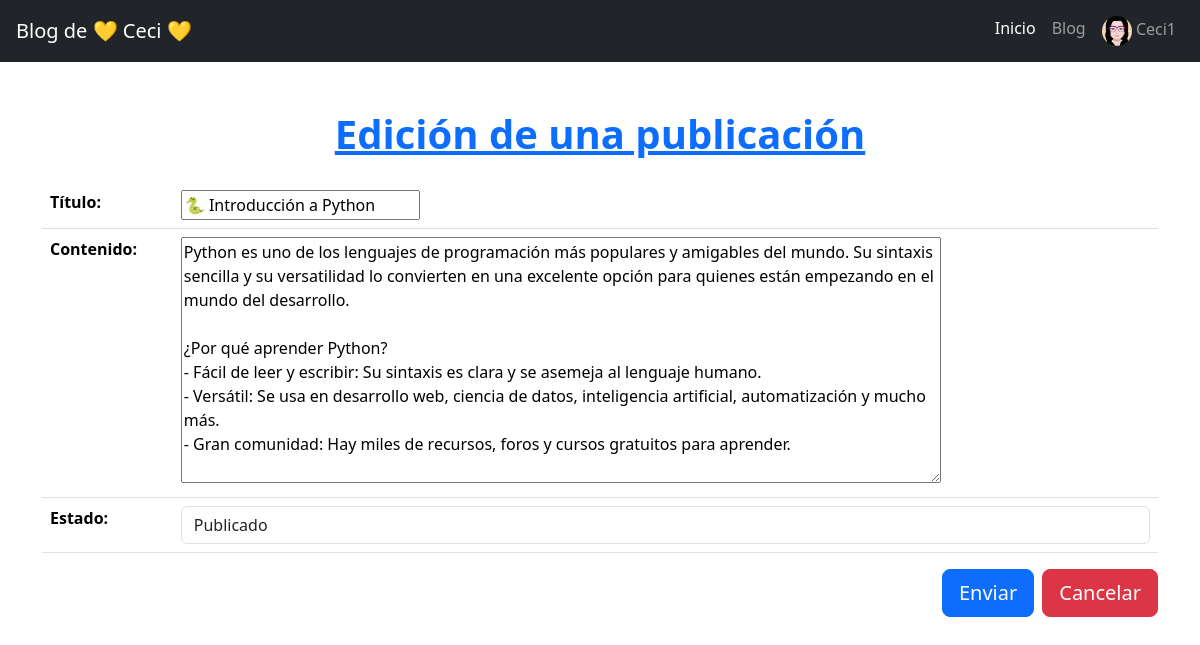
Page /blog/post/update/1/ (signed in) on the committed database.
### blog/models.py (models this page shows, shortened)
class Avatar(models.Model):
    user = models.OneToOneField(User, on_delete=models.CASCADE)
    imagen = models.ImageField(upload_to='avatares/', null=True, blank=True)

class Post(models.Model):
    class Estado(models.TextChoices):
        PUBLICADO = 'P', 'Publicado'
        BORRADOR = 'B', 'Borrador'
    titulo = models.CharField(max_length=100)
    contenido = models.TextField()
    fecha_publicacion = models.DateTimeField(auto_now_add=True)
    autor = models.ForeignKey(User, on_delete=models.CASCADE, null=False, default=1)
    estado = models.CharField(
        max_length=1,
        choices=Estado.choices,
        default=Estado.BORRADOR,
    )

### blog/views.py (the view, shortened to what this page needs)
# urls.py: path('post/update/<int:pk>/', views.PostUpdateView.as_view(), name='post_update'),
class PostUpdateView(UpdateView):
    model = Post
    form_class = PostForm
    success_url = reverse_lazy('blog:post_list')  # Redirigir a la lista de publicaciones después de actualizar una

### blog/forms.py
class PostForm(forms.ModelForm):
    class Meta:
        model = Post
        fields = ['titulo', 'contenido', 'estado']
        widgets = {
            'contenido': forms.Textarea(attrs={'rows': 10, 'cols': 80}),
            'estado': forms.Select(attrs={'class': 'form-control'}),
        }
        labels = {
            'titulo': 'Título',
            'contenido': 'Contenido',
            'estado': 'Estado',
        }
        error_messages = {
            'titulo': {
                'max_length': 'El título es demasiado largo.',
            },
            'contenido': {
                'required': 'Este campo es obligatorio.',
            },
        }

### blog/templates/blog/post_form.html (shortened to what this page needs)
{% extends "blog/base.html" %}
{% block content_title %}
    {% if form.instance.pk %}
        Edición de una publicación
    {% else %}
        Creación de una publicación
    {% endif %}
{% endblock content_title %}
{% block content %}
<form method="post">
    <div class="mb-3">
        <table class="table">
            {{ form.as_table }}
        </table>
    </div>
    <div class="d-flex justify-content-end">
        <button type="submit" class="btn btn-primary btn-lg me-2">Enviar</button>
        <a href="{% url 'blog:post_list' %}" class="btn btn-danger btn-lg">Cancelar</a>
    </div>
</form>
{% endblock content %}

### blog/templates/blog/base.html (shortened to what this page needs)
<!DOCTYPE html>
<html lang="es">
<head>
    <link href="https://cdn.jsdelivr.net/npm/bootstrap@5.3.5/dist/css/bootstrap.min.css" rel="stylesheet"
>
</head>
<body>
    <nav class="navbar navbar-expand-lg navbar-dark bg-dark px-3">
        <a class="navbar-brand" href="/">Blog de 💛 Ceci 💛 </a>
        <div class="collapse navbar-collapse" id="menuPrincipal">
            <ul class="navbar-nav ms-auto mb-2 mb-lg-0">
                <li class="nav-item">
                    <a class="nav-link active" href="/">Inicio</a>
                </li>
                <li class="nav-item">
                    <a class="nav-link" href="/blog/">Blog</a>
                </li>
                {% if user.is_authenticated %}
                    <li class="nav-item">
                        <a class="nav-link" href="{% url 'blog:editar_perfil' %}">
                            {% if user.avatar.imagen %}
                                <img src="{{ user.avatar.imagen.url }}" alt="Avatar" class="rounded-circle" width="30" height="30">
                            {% endif %} {{ user.username }}
                        </a>
                    </li>
                {% endif %}
            </ul>
        </div>
    </nav>
    <div class="container py-5">
        <h1 class="mb-4 text-center fw-bold" style="color: #0d6efd; text-decoration: underline;">
            {% block content_title %}{% endblock content_title %}
        </h1>
        {% block content %}{% endblock content %}
    </div>
</body>
</html>

### rows in the picture
Post: titulo "🐍 Introducción a Python", contenido "Python es uno de los lenguajes de programación más populares y amigables del mundo. Su sintaxis sencilla y su versatilidad lo convierten en una excelente opción para quienes están empezando en el mundo del desarrollo. ¿Por qué aprender Python? - Fácil de leer y escribir: Su sintaxis es clara y se asemeja al lenguaje humano. - Versátil: Se usa en desarrollo web, ciencia de datos, inteligencia artificial, automatización y mucho más. - Gran comunidad: Hay miles de recursos, foros y cursos gratuitos para aprender.", estado "Publicado"

### other values in the picture
{{ user.username }} "Ceci1"
